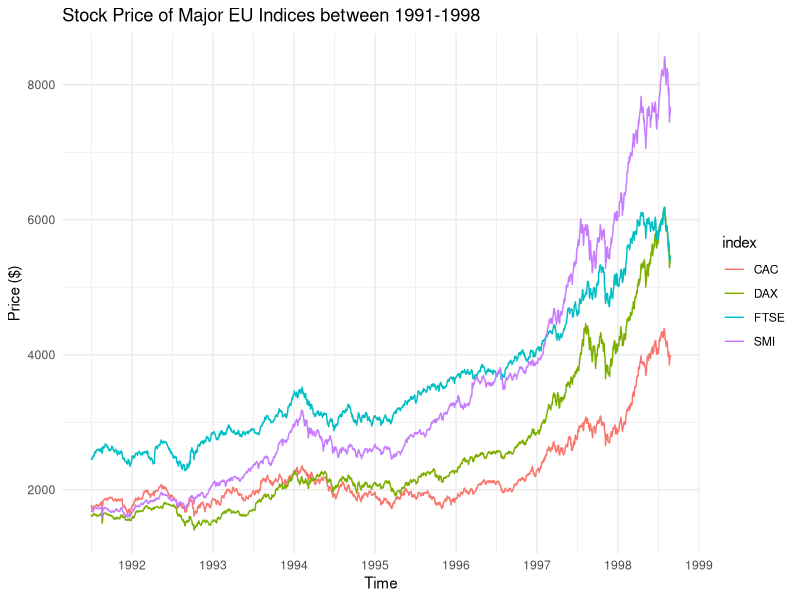
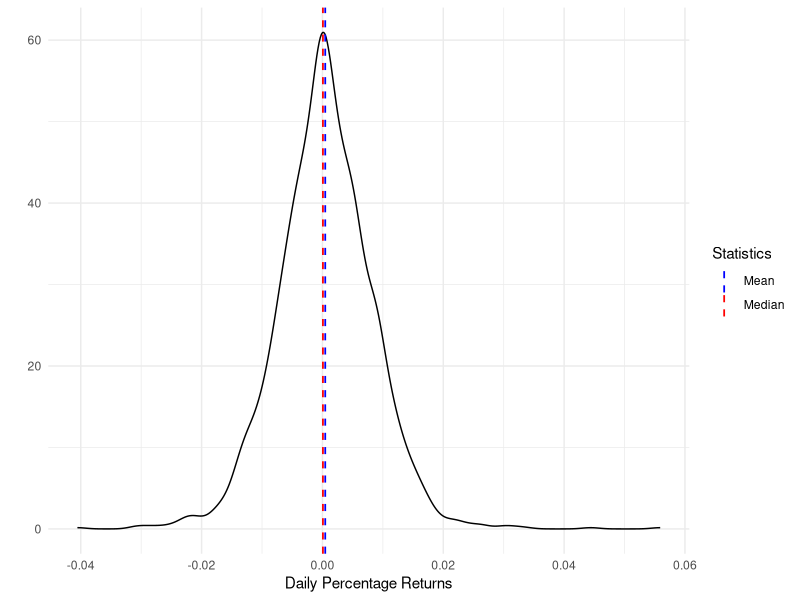

Write the R code that produced these figures, in order.
## ---- chunk 1
#| echo: false
#| output: false
#| label: Library_Importing

# Import necessary libraries
library(tidyr) # For data manipulation
library(dplyr) # For data manipulation
library(knitr) # For creating nice markdown tables
library(ggplot2) # For creating nice plots
## ---- chunk 2
#| echo: false
#| label: Data_Manipulation

# Import data
data('EuStockMarkets')

# Show first few rows of data
kable(head(EuStockMarkets), caption='Daily Close Price for EU Indices')

# Add dates column to dataframe for plotting purposes
data("EuStockMarkets")
stocks = as.data.frame(EuStockMarkets) |>
  gather(index, price) |>
  mutate(time = rep(time(EuStockMarkets), 4))
## ---- chunk 3
#| fig-cap: "Stock Price of Major EU Indices between 1991-1998"
#| label: Daily_Price_Plot
#| echo: false

# Create line plot for daily price of each of the 4 indices
# Ensure each index has a different coloured line
ggplot(data=stocks, aes(x=time, y=price, colour=index)) +
  geom_line() + 
  labs(x='Time', y='Price ($)', 
       title='Stock Price of Major EU Indices between 1991-1998') +
  theme_minimal() +
  scale_x_continuous(breaks=seq(1991,1999,1),
                   labels=seq(1991,1999,1)) # Ensure axis ticks for each year
## ---- chunk 4
#| echo: false
#| label: Returns_Distribution
#| fig-cap: "Distribution of Daily Returns for FTSE as a Percentage"

# Find Daily Percentage Return
prices = as.data.frame(EuStockMarkets)$FTSE
ret = exp(diff(log(prices))) - 1

# Create density plot for daily returns
ggplot(as.data.frame(ret), aes(x=ret)) +
  geom_density() +
  geom_vline(aes(xintercept=mean(ret), color="Mean"), 
             linetype="dashed", linewidth=0.6) + # Add line at returns mean
  geom_vline(aes(xintercept=median(ret), color="Median"), 
             linetype="dashed", linewidth=0.6) + # Add line at returns median
  # Add legend for mean and median lines
  scale_color_manual(name = "Statistics", values=c(Mean="blue",Median="red")) +
  labs(x='Daily Percentage Returns', y='') + # Change axis labels
  theme_minimal()

